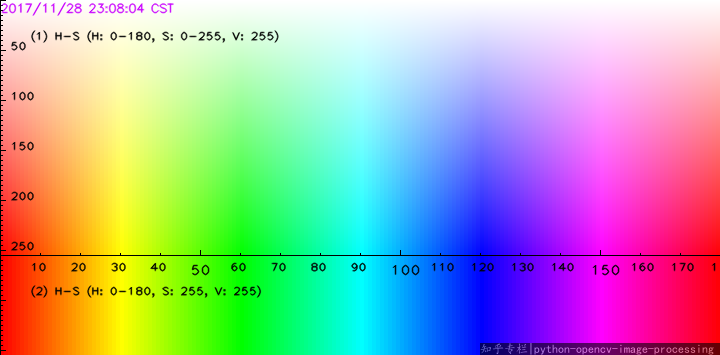
#> input picture Chapter 03/07. Computer Vision/hsv.png, 720 x 355 px
$ jupyter execute hsvnmask.ipynb   (shell and % lines are left out)
#> lines starting #> are read from the running program, lines starting #| are printed output that depends on the picture; after the words box and inside, x2 and y2 are one past the last pixel; in counts of white or black regions, pixels touching at a corner belong together
[cell 1]
import cv2
import numpy as np
import matplotlib.pyplot as plt

[cell 2]
plt.figure(figsize=(10,20))
hsv_map = cv2.imread('hsv.png')
#> hsv_map is the input picture: shape (355, 720, 3); mean B, G, R 170.7, 171.1, 169.8
# plt.imshow(hsv_map)
hsv_map_rgb = cv2.cvtColor(hsv_map,cv2.COLOR_BGR2RGB )
plt.imshow(hsv_map_rgb)

[cell 3]
chal_img = cv2.imread('m.jpg')
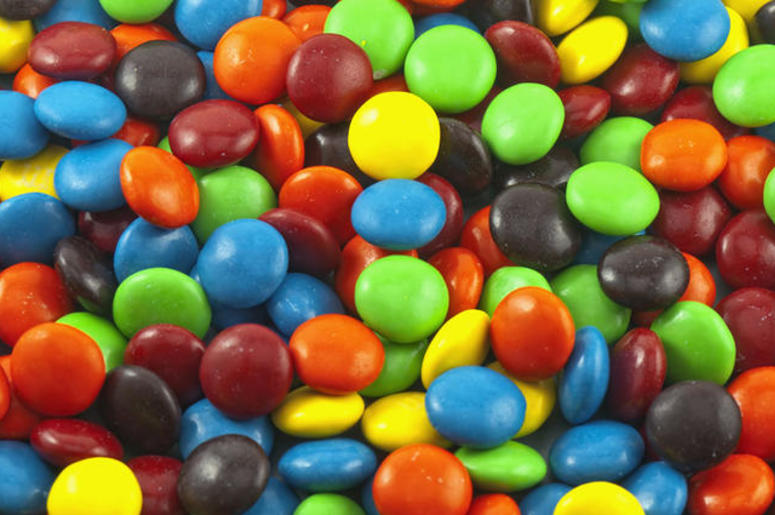
#> input picture Chapter 03/07. Computer Vision/m.jpg, 775 x 515 px
#> chal_img is the input picture: shape (515, 775, 3); mean B, G, R 63.8, 107.6, 121.9
plt.figure(figsize=(7,25))
rgb_img = cv2.cvtColor(chal_img, cv2.COLOR_BGR2RGB)
plt.imshow(rgb_img)

[cell 4]
hsv_img = cv2.cvtColor(chal_img,cv2.COLOR_BGR2HSV)
#> hsv_img: shape (515, 775, 3); mean H, S, V 46.9, 171, 156.4

[cell 5]
#Showimg only blues
lower_bounds = (85,50,10)
upper_bounds = (125,255,255)

mask = cv2.inRange(hsv_img,lower_bounds,upper_bounds)
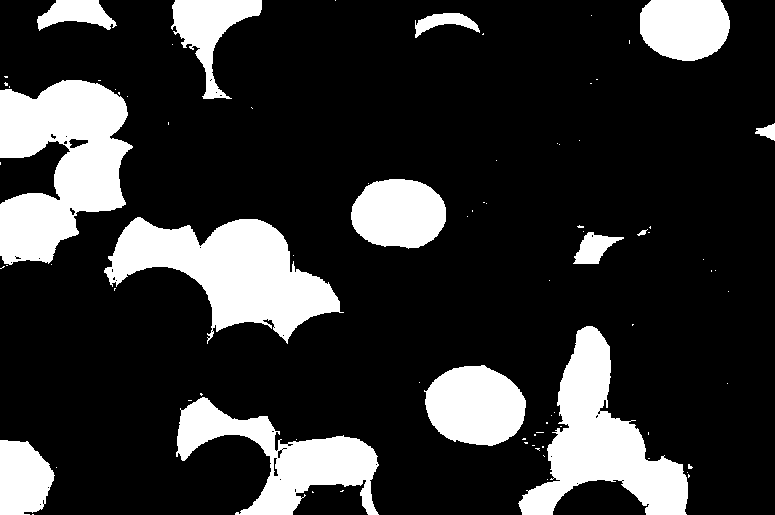
#> mask: shape (515, 775); 19.9% white; 82 white regions (68 under 20 px), largest, box (x1, y1, x2, y2) and area: (0, 80, 133, 265) 15761, (104, 217, 344, 344) 14687, (518, 326, 688, 515) 13093

masked_blues = rgb_img.copy( )
masked_blues[mask==0] = [0,0,0]
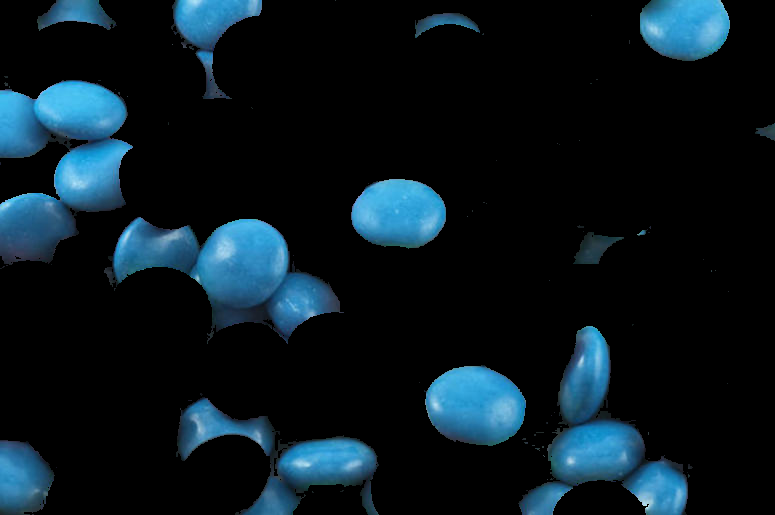
#> masked_blues: shape (515, 775, 3); mean R, G, B 9.8, 23.6, 31.3
plt.figure(figsize=(10,20))
plt.imshow(masked_blues)

[cell 6]
#showing only greens
lower_Gbounds = (39,50,10)
upper_Gbounds = (75,255,255)

Gmask = cv2.inRange(hsv_img,lower_Gbounds,upper_Gbounds)
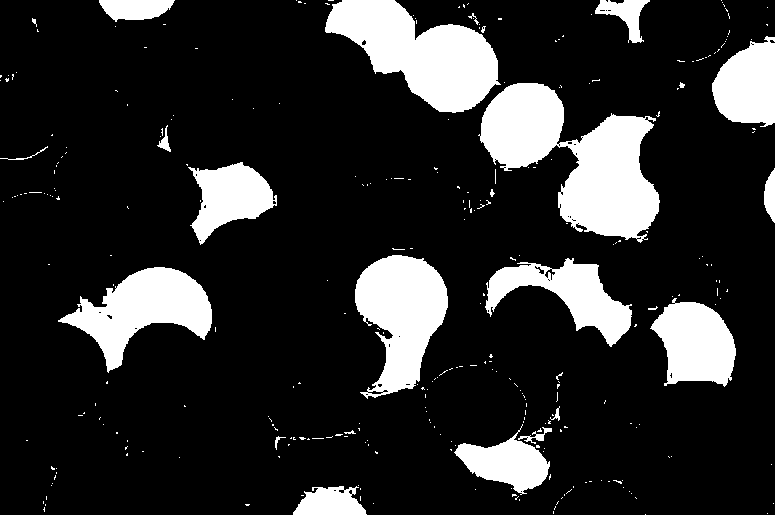
#> Gmask: shape (515, 775); 17.2% white; 309 white regions (285 under 20 px), largest, box (x1, y1, x2, y2) and area: (478, 83, 660, 243) 14533, (325, 0, 501, 113) 10794, (355, 255, 448, 399) 8258

masked_greens = rgb_img.copy( )
masked_greens[Gmask==0] = [0,0,0]
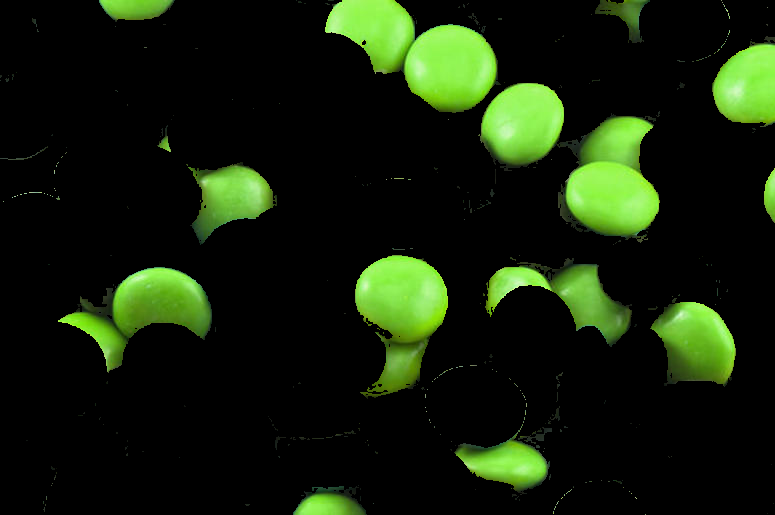
#> masked_greens: shape (515, 775, 3); mean R, G, B 19.7, 32.3, 10.1
plt.figure(figsize=(10,20))
plt.imshow(masked_greens)

[cell 7]
#showing only greens and blues
lower_GBbounds = (39,20,0)
upper_GBounds = (125,255,255)

GBmask = cv2.inRange(hsv_img,lower_GBbounds,upper_GBounds)
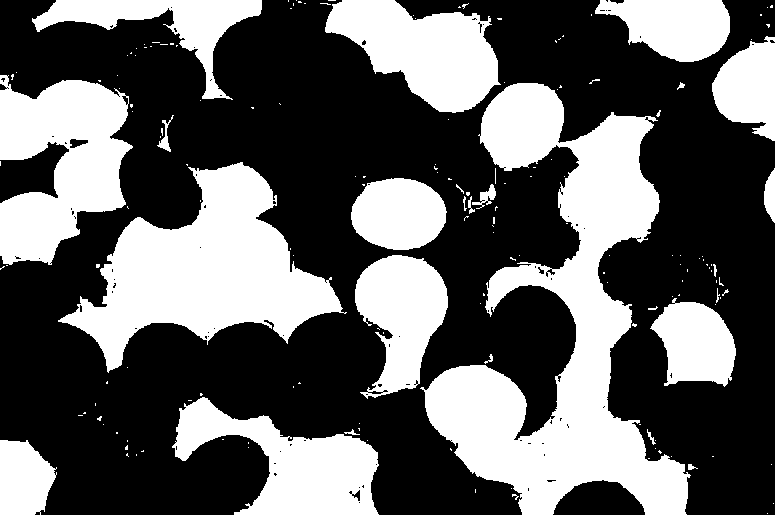
#> GBmask: shape (515, 775); 38.1% white; 172 white regions (146 under 20 px), largest, box (x1, y1, x2, y2) and area: (420, 83, 691, 515) 45224, (58, 162, 347, 373) 26473, (0, 75, 133, 265) 16199

masked_gb = rgb_img.copy( )
masked_gb[GBmask==0] = [0,0,0]
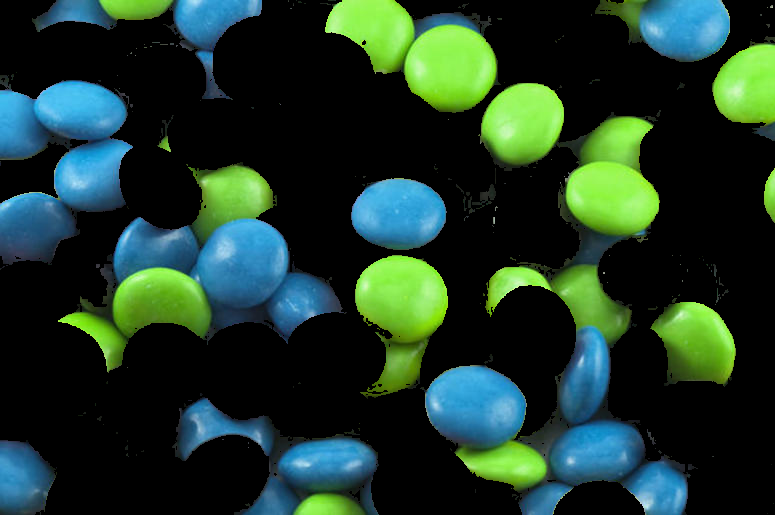
#> masked_gb: shape (515, 775, 3); mean R, G, B 29.9, 56.5, 42
plt.figure(figsize=(10,20))
plt.imshow(masked_gb)

[cell 8]
#showing only greens and blues
# lower_GBRbounds = (0,10,0)
# upper_GBRounds = (125,200,250)
lower_GBRbounds = (0,10,0)
upper_GBRounds = (125,210,250)
GBRmask = cv2.inRange(hsv_img,lower_GBRbounds,upper_GBRounds)
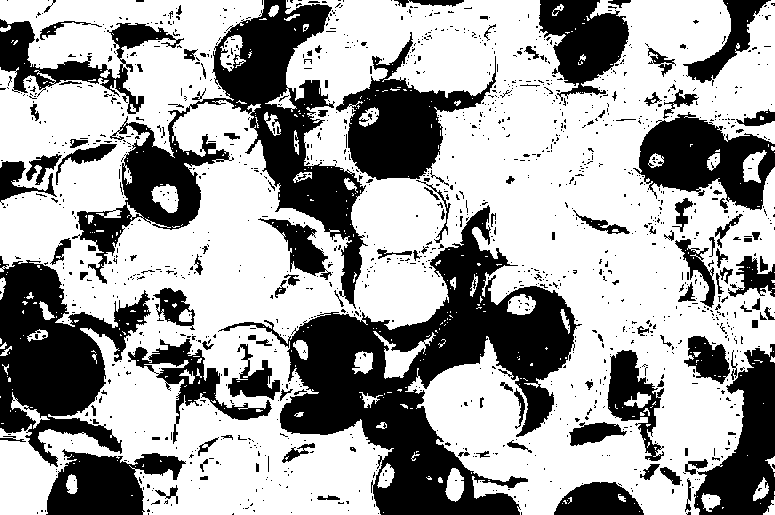
#> GBRmask: shape (515, 775); 63.8% white; 1422 black regions (1288 under 20 px), largest, box (x1, y1, x2, y2) and area: (218, 205, 582, 515) 35000, (72, 0, 368, 309) 22653, (0, 256, 151, 467) 15355

masked_gbR = rgb_img.copy( )
masked_gbR[GBRmask==0] = [0,0,0]
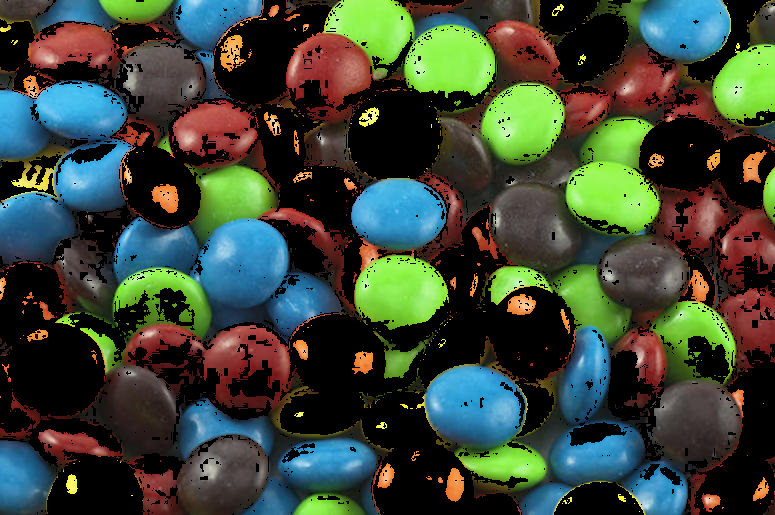
#> masked_gbR: shape (515, 775, 3); mean R, G, B 59, 70.2, 54.6
plt.figure(figsize=(10,25))
plt.imshow(masked_gbR)

[cell 9]
final_RGB = cv2.addWeighted(rgb_img,0.6,masked_gbR,0.8,0)
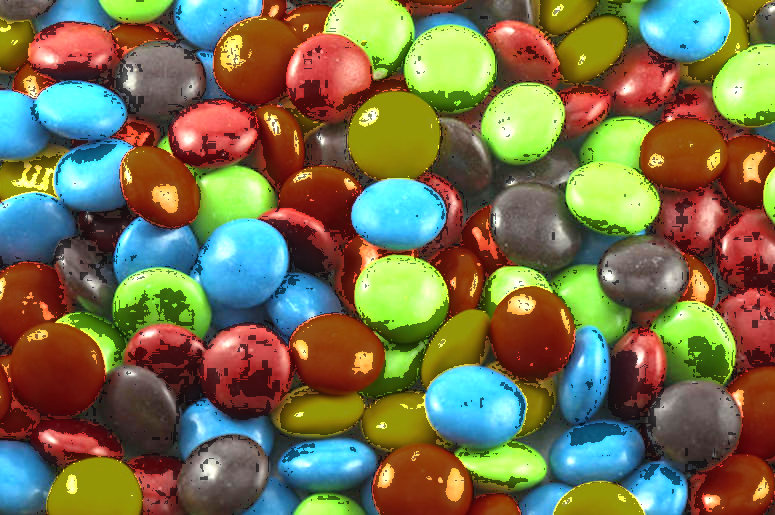
#> final_RGB: shape (515, 775, 3); mean R, G, B 118.6, 113.6, 78.8
plt.imshow(final_RGB)
